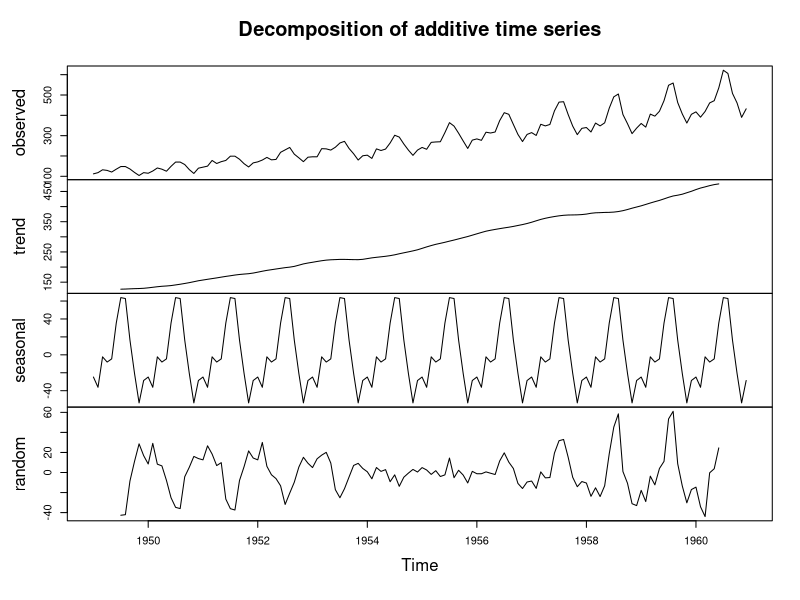
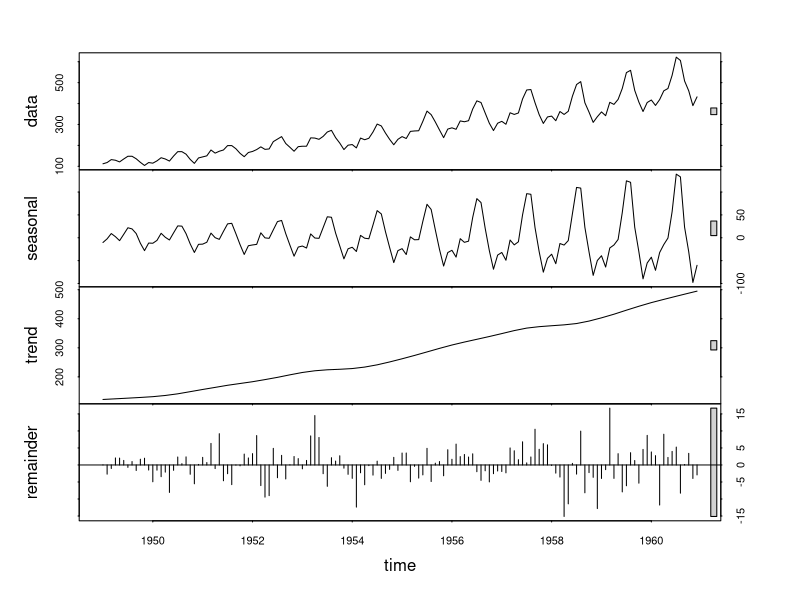

The R script that drew these images, in order:
## ---- chunk 1
AirPassengers
## ---- chunk 2
    plot(decompose(AirPassengers))
## ---- chunk 3
    plot(stl(AirPassengers, s.window=7, s.degree=1))
